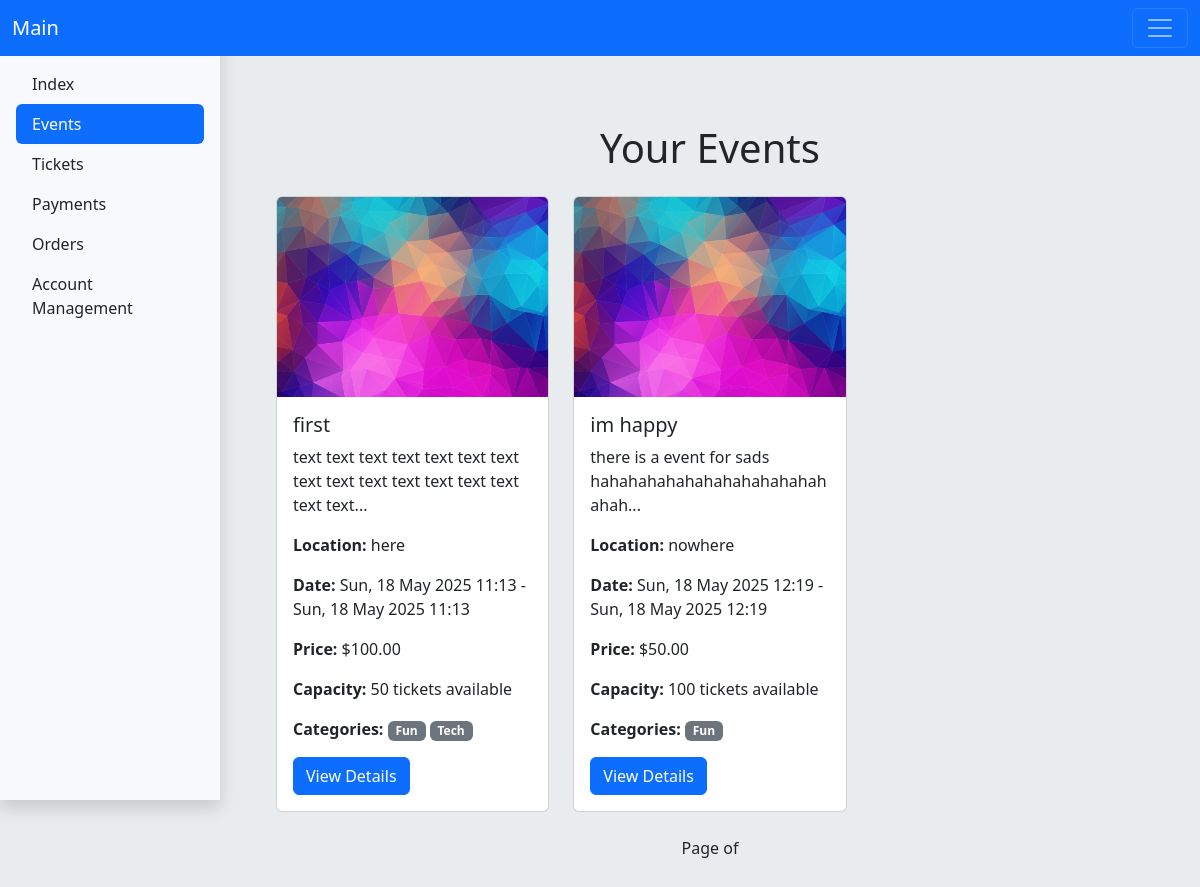
/panel/events/ (signed in), run on the app's committed database.
### events/models.py (models this page shows, shortened)
class Event(models.Model):
    name = models.CharField(max_length=255)
    description = models.TextField()
    start_date = models.DateTimeField()
    end_date = models.DateTimeField()
    location = models.CharField(max_length=255)
    price_per_ticket = models.DecimalField(max_digits=10, decimal_places=2)
    capacity = models.IntegerField()
    organizer = models.ForeignKey(User, on_delete=models.CASCADE, related_name='events')
    image = models.ImageField(upload_to='events/%Y/%m/%d/', null=True, blank=True)
    is_active = models.BooleanField(default=True)
    category = models.ManyToManyField(Category, related_name='events', default=0)

class Category(models.Model):
    name = models.CharField(max_length=255)
    slug = models.SlugField(max_length=255, unique=True, blank=True)

### panel/views.py (the view)
# urls.py: path('events/', views.EventsView.as_view(), name='events'),
class EventsView(ListView):
    model = Event
    template_name = 'panel/events.html'
    context_object_name = 'events'
    def get_queryset(self):
        return Event.objects.filter(organizer=self.request.user)

### panel/templates/panel/events.html (shortened to what this page needs)
{% extends 'panel/panel_base.html' %}
{% load static %}
{% block content %}
<div class="container mt-4">
    <h1 class="text-center mb-4">Your Events</h1>
    <div class="row">
        {% for event in events %}
        <div class="col-md-4 mb-4">
            <div class="card">
                <img src="{% if event.image %}{{ event.image.url }}{% else %}{% static 'events/images/default_event_image.webp' %}{% endif %}" class="card-img-top" alt="{{ event.name }} Image" style="height: 200px; object-fit: cover;">
                <div class="card-body">
                    <h5 class="card-title">{{ event.name }}</h5>
                    <p class="card-text">{{ event.description|slice:":100" }}...</p>
                    <p class="card-text"><strong>Location:</strong> {{ event.location }}</p>
                    <p class="card-text"><strong>Date:</strong> {{ event.start_date|date:"D, d M Y H:i" }} - {{ event.end_date|date:"D, d M Y H:i" }}</p>
                    <p class="card-text"><strong>Price:</strong> ${{ event.price_per_ticket }}</p>
                    <p class="card-text"><strong>Capacity:</strong> {{ event.capacity }} tickets available</p>
                    <p class="card-text"><strong>Categories:</strong>
                        {% for category in event.category.all %}
                            <span class="badge bg-secondary">{{ category.name }}</span>
                        {% empty %}
                            <span>No categories</span>
                        {% endfor %}
                    </p>
                    <a href="{% url 'events:detail' event.id %}" class="btn btn-primary">View Details</a>
                </div>
            </div>
        </div>
        {% empty %}
        <p class="col-12 text-center">No upcoming events available at the moment.</p>
        {% endfor %}
    </div>
    <div class="pagination justify-content-center">
        <span class="mx-2">Page {{ events.number }} of {{ events.paginator.num_pages }}</span>
    </div>
</div>
{% endblock %}

### data on the page
Event: name "first", description "text text text text text text text text text text text text text text text text", location "here", start_date "Sun, 18 May 2025 11:13", end_date "Sun, 18 May 2025 11:13", price_per_ticket "100.00", capacity "50"
Category: name "Fun"
Category: name "Tech"
Event: name "im happy", description "there is a event for sads hahahahahahahahahahahahahahah", location "nowhere", start_date "Sun, 18 May 2025 12:19", end_date "Sun, 18 May 2025 12:19", price_per_ticket "50.00", capacity "100"
